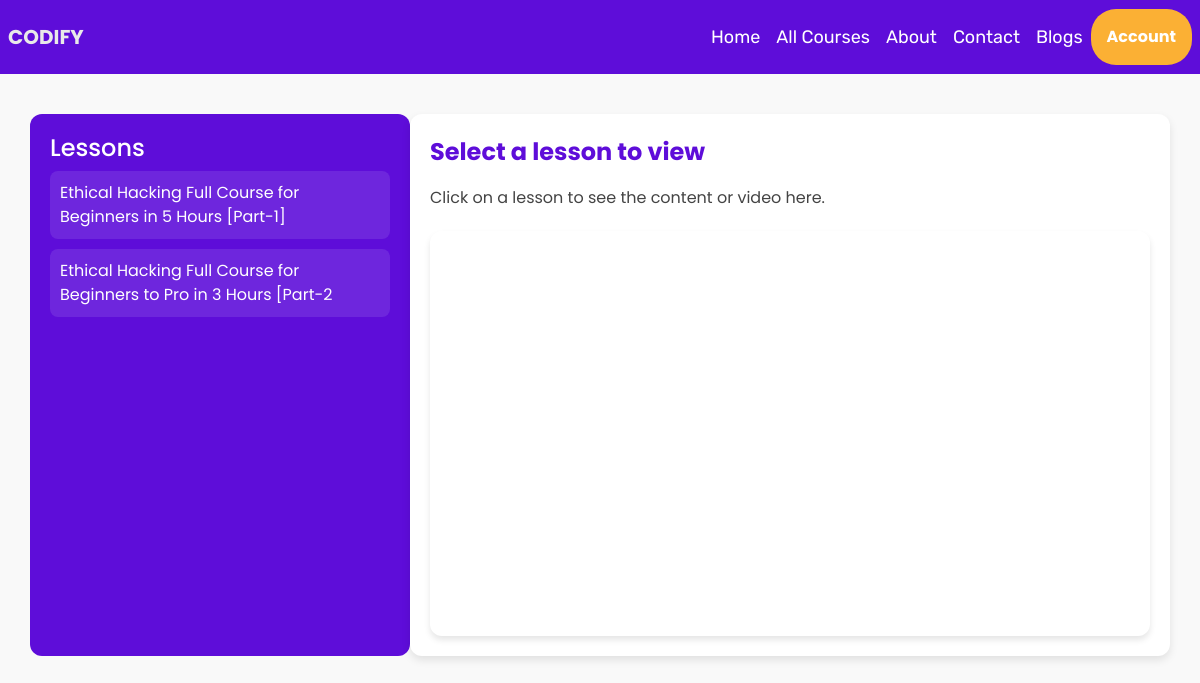
Screenshot of /course_lessons/2 with the database file from the repository.
### models.py (models this page shows)
class Lesson(Base):
    __tablename__ = 'lessons'
    id = Column(Integer, primary_key=True)
    title = Column(String(100), nullable=False)
    content = Column(String(200), nullable=False)
    completed = Column(Boolean, default=False)
    course_link = Column(String(500), nullable=False)
    course_id = Column(Integer, ForeignKey('courses.id', ondelete='CASCADE'))
    course = relationship('Course', back_populates='lessons')

### app.py (the view)
@app.route('/course_lessons/<int:id>')
def course_lessons(id):
    username = session.get('username')
    course = db_session.query(Course).filter_by(id=id).first()
    if not course:
        return "Course not found", 404
    return render_template('course_lessons.html', course=course,username=username)

### templates/course_lessons.html (shortened to what this page needs)
<!DOCTYPE html>
<html lang="en">
<head>
    <link rel="stylesheet" href="https://cdn.jsdelivr.net/npm/bootstrap@4.6.2/dist/css/bootstrap.min.css"
>
</head>
<body>
    {% include 'nav.html' %}
    <div class="container">
        <div class="row">
            <div class="col-md-4">
                <h4>Lessons</h4>
                {% for lesson in course.lessons %}
                <div class="lesson-item">
                    <a href="#" style="color: white;" class="lesson-link" data-lesson-id="{{ lesson.id }}"
                        data-lesson-title="{{ lesson.title }}" data-lesson-content="{{ lesson.content }}"
                        data-lesson-video="{{ lesson.course_link }}">{{ lesson.title }}</a>
                </div>
                {% endfor %}
            </div>
            <div class="col-md-8">
                <div id="lessonTitle">Select a lesson to view</div>
                <div id="lessonContent">Click on a lesson to see the content or video here.</div>
                <div id="lessonVideo" class="embed-responsive embed-responsive-16by9"></div>
            </div>
        </div>
    </div>
</body>
</html>

### templates/course_lessons.html (style rules this page uses)
body { font-family: 'Poppins', sans-serif; margin: 0; padding: 0; background-color: #f9f9f9; color: #333; }
.container { margin-top: 40px; }
.col-md-4 { background-color: #5e0dd9; color: white; border-radius: 12px; padding: 20px; }
.lesson-item { padding: 10px; border-radius: 8px; background: rgba(255, 255, 255, 0.1); cursor: pointer; margin-bottom: 10px; transition: background-color 0.3s; }
.col-md-8 { background-color: #fff; box-shadow: 0 4px 8px rgba(0, 0, 0, 0.1); border-radius: 12px; padding: 20px; }
#lessonTitle { font-size: 24px; font-weight: bold; color: #5e0dd9; }
#lessonContent { margin-top: 15px; font-size: 16px; line-height: 1.6; color: #444; }
.embed-responsive { margin-top: 20px; border-radius: 12px; overflow: hidden; box-shadow: 0 4px 6px rgba(0, 0, 0, 0.1); }

### rows the page displays
Lesson: title "Ethical Hacking Full Course for Beginners in 5 Hours [Part-1]"
Lesson: title "Ethical Hacking Full Course for Beginners to Pro in 3 Hours [Part-2"
